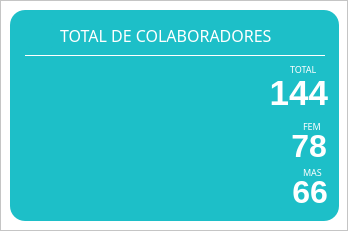
         <widget class="QFrame" name="frame_3">
          <property name="geometry">
           <rect>
            <x>0</x>
            <y>74</y>
            <width>348</width>
            <height>231</height>
           </rect>
          </property>
          <property name="styleSheet">
           <string notr="true">background-color: rgb(255, 255, 255);</string>
          </property>
          <property name="frameShape">
           <enum>QFrame::StyledPanel</enum>
          </property>
          <property name="frameShadow">
           <enum>QFrame::Raised</enum>
          </property>
          <widget class="QFrame" name="frame_10">
           <property name="geometry">
            <rect>
             <x>10</x>
             <y>10</y>
             <width>329</width>
             <height>211</height>
            </rect>
           </property>
           <property name="styleSheet">
            <string notr="true">background-color: rgb(29, 191, 200);
border-radius: 15px;</string>
           </property>
           <property name="frameShape">
            <enum>QFrame::StyledPanel</enum>
           </property>
           <property name="frameShadow">
            <enum>QFrame::Raised</enum>
           </property>
           <widget class="QFrame" name="frame_11">
            <property name="geometry">
             <rect>
              <x>1</x>
              <y>61</y>
              <width>241</width>
              <height>141</height>
             </rect>
            </property>
            <property name="styleSheet">
             <string notr="true">background-image: url(:/icons/1x/iconColaboradores 245px.png);
background-position:center;
background-repeat: no-repeat;</string>
            </property>
            <property name="frameShape">
             <enum>QFrame::StyledPanel</enum>
            </property>
            <property name="frameShadow">
             <enum>QFrame::Raised</enum>
            </property>
           </widget>
           <widget class="QFrame" name="frame_12">
            <property name="geometry">
             <rect>
              <x>15</x>
              <y>45</y>
              <width>300</width>
              <height>1</height>
             </rect>
            </property>
            <property name="styleSheet">
             <string notr="true">background-color: rgb(255, 255, 255);</string>
            </property>
            <property name="frameShape">
             <enum>QFrame::StyledPanel</enum>
            </property>
            <property name="frameShadow">
             <enum>QFrame::Raised</enum>
            </property>
           </widget>
           <widget class="QFrame" name="frame_13">
            <property name="geometry">
             <rect>
              <x>15</x>
              <y>10</y>
              <width>31</width>
              <height>31</height>
             </rect>
            </property>
            <property name="styleSheet">
             <string notr="true">background-image: url(:/icons/1x/iconCell.png);
background-position:center;
background-repeat: no-repeat;</string>
            </property>
            <property name="frameShape">
             <enum>QFrame::StyledPanel</enum>
            </property>
            <property name="frameShadow">
             <enum>QFrame::Raised</enum>
            </property>
           </widget>
           <widget class="QLabel" name="label_2">
            <property name="geometry">
             <rect>
              <x>50</x>
              <y>15</y>
              <width>261</width>
              <height>21</height>
             </rect>
            </property>
            <property name="font">
             <font>
              <family>Asap</family>
              <pointsize>12</pointsize>
              <weight>50</weight>
              <bold>false</bold>
             </font>
            </property>
            <property name="styleSheet">
             <string notr="true">color: rgb(255, 255, 255);</string>
            </property>
            <property name="text">
             <string>TOTAL DE COLABORADORES</string>
            </property>
           </widget>
           <widget class="QLabel" name="label_4">
            <property name="geometry">
             <rect>
              <x>237</x>
              <y>57</y>
              <width>81</width>
              <height>51</height>
             </rect>
            </property>
            <property name="font">
             <font>
              <family>Segoe UI</family>
              <pointsize>26</pointsize>
              <weight>75</weight>
              <italic>false</italic>
              <bold>true</bold>
             </font>
            </property>
            <property name="styleSheet">
             <string notr="true">color: rgb(255, 255, 255);</string>
            </property>
            <property name="text">
             <string>144</string>
            </property>
            <property name="alignment">
             <set>Qt::AlignRight|Qt::AlignTrailing|Qt::AlignVCenter</set>
            </property>
           </widget>
           <widget class="QLabel" name="label_6">
            <property name="geometry">
             <rect>
              <x>267</x>
              <y>161</y>
              <width>51</width>
              <height>41</height>
             </rect>
            </property>
            <property name="font">
             <font>
              <family>Segoe UI</family>
              <pointsize>24</pointsize>
              <weight>75</weight>
              <italic>false</italic>
              <bold>true</bold>
             </font>
            </property>
            <property name="styleSheet">
             <string notr="true">color: rgb(255, 255, 255);</string>
            </property>
            <property name="text">
             <string>66</string>
            </property>
            <property name="alignment">
             <set>Qt::AlignRight|Qt::AlignTrailing|Qt::AlignVCenter</set>
            </property>
           </widget>
           <widget class="QLabel" name="label_7">
            <property name="geometry">
             <rect>
              <x>266</x>
              <y>115</y>
              <width>51</width>
              <height>41</height>
             </rect>
            </property>
            <property name="font">
             <font>
              <family>Segoe UI</family>
              <pointsize>24</pointsize>
              <weight>75</weight>
              <italic>false</italic>
              <bold>true</bold>
             </font>
            </property>
            <property name="styleSheet">
             <string notr="true">color: rgb(255, 255, 255);</string>
            </property>
            <property name="text">
             <string>78</string>
            </property>
            <property name="alignment">
             <set>Qt::AlignRight|Qt::AlignTrailing|Qt::AlignVCenter</set>
            </property>
           </widget>
           <widget class="QLabel" name="label_5">
            <property name="geometry">
             <rect>
              <x>293</x>
              <y>108</y>
              <width>31</width>
              <height>16</height>
             </rect>
            </property>
            <property name="font">
             <font>
              <family>Asap</family>
              <pointsize>7</pointsize>
             </font>
            </property>
            <property name="styleSheet">
             <string notr="true">color: rgb(255, 255, 255);</string>
            </property>
            <property name="text">
             <string>FEM</string>
            </property>
           </widget>
           <widget class="QLabel" name="label_8">
            <property name="geometry">
             <rect>
              <x>293</x>
              <y>154</y>
              <width>26</width>
              <height>16</height>
             </rect>
            </property>
            <property name="font">
             <font>
              <family>Asap</family>
              <pointsize>7</pointsize>
             </font>
            </property>
            <property name="styleSheet">
             <string notr="true">color: rgb(255, 255, 255);</string>
            </property>
            <property name="text">
             <string>MAS</string>
            </property>
           </widget>
           <widget class="QLabel" name="label_9">
            <property name="geometry">
             <rect>
              <x>280</x>
              <y>49</y>
              <width>36</width>
              <height>20</height>
             </rect>
            </property>
            <property name="font">
             <font>
              <family>Asap</family>
              <pointsize>7</pointsize>
             </font>
            </property>
            <property name="styleSheet">
             <string notr="true">color: rgb(255, 255, 255);</string>
            </property>
            <property name="text">
             <string>TOTAL</string>
            </property>
           </widget>
          </widget>
         </widget>
